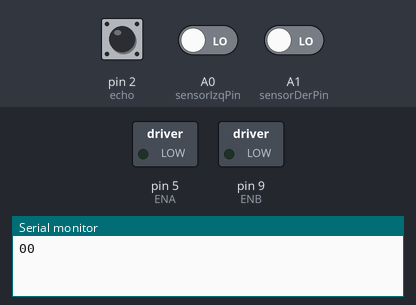
Bench run of a sketch on a simulated Arduino Uno, built with avr-gcc and run on an emulated ATmega328P. Shown: switched loads named in the sketch (green lamp = pin HIGH), the last lines printed to the serial monitor. Inputs (shaded band) come from the test bench; at power-on: pin 2 (echo) LOW, A0 (sensorIzqPin) LOW, A1 (sensorDerPin) LOW. Pins used as bus, display or sensor lines are not drawn.

Above: at 0.1 s.
At 1.2 s:
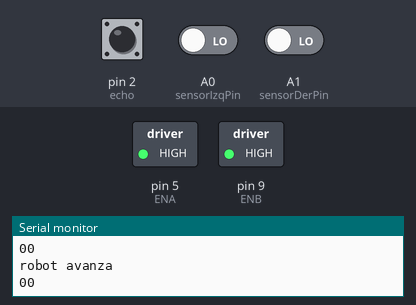
1.3 s: pin 2 (echo) pulsed HIGH 2 times (0.12 s each, 0.3 s apart)
Timing chart, 0 to 4.3 s (numbered marks = the images above; inputs shaded):
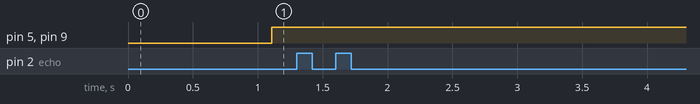

The sketch:

sumo_robot_sin_Seguidor.ino
```cpp
// Definición de variables y constantes relacionadas con el motor izquierdo
const int IN1 = 7;  // Pin digital 13 para controlar sentido giro motor izquierdo
const int IN2 = 6;  // Pin digital 12 para controlar sentido giro motor izquierdo
const int ENA = 5;

#define trig 3
#define echo 2

long duration, distance;

// Definición de variables y constantes relacionadas con el motor derecho
const int IN3 = 11;  // Pin digital 11 para controlar sentido giro motor izquierdo
const int IN4 = 10;  // Pin digital 10 para controlar sentido giro motor izquierdo
const int ENB = 9;

const int vel = 255;


// Definición de variables y constantes relacionadas con los sensores IR
int lecturaSensorIzq; // Almacena el valor de la lectura del sensor izquierdo
int lecturaSensorDer; // Almacena el valor de la lectura del sensor derecho
const int sensorIzqPin = A0; // El sensor izq irá conectado al pin analógico A0
const int sensorDerPin = A1; // El sensor derecho irá conectado al pin analógico A1

void lecturaSensorIR()
{
  lecturaSensorIzq = digitalRead(sensorIzqPin); // Almacena la lectura del sensor izquierdo
  lecturaSensorDer = digitalRead(sensorDerPin); // Almacena la lectura del sensor derecho
  Serial.print(lecturaSensorIzq);
  Serial.println(lecturaSensorDer);

  digitalWrite(trig, LOW);

  delay(2);

  digitalWrite(trig, HIGH);

  delay(5);

  digitalWrite(trig, LOW);

  duration = pulseIn(echo, HIGH);

  distance = (duration/2)*0.0343;

  delay(100);
}

void setup() {
  // put your setup code here, to run once:
  pinMode( sensorIzqPin  , INPUT) ;
  pinMode( sensorDerPin  , INPUT) ;
  Serial.begin(9600); // Se inicia el puerto de comunicaciones en serie
  pinMode(trig, OUTPUT);
  pinMode(echo, INPUT);
}

void loop() {
  // put your main code here, to run repeatedly:
   lecturaSensorIR(); // Se lee el valor de los sensores IR
  // Se analiza el resultado de los sensores para hacer que el robot siga la línea negra

   // Si el resultado de ambos sensores es 0 (zona blanca) el robot sigue se para
  if( distance < 10)
  {
   Serial.println("robot avanza");
   //robotAvance();
    digitalWrite (IN1, HIGH);
    digitalWrite (IN2, LOW);
    analogWrite (ENA, vel);

    digitalWrite (IN3, HIGH);
    digitalWrite (IN4, LOW);
    analogWrite (ENB, vel);

  }

  if(distance > 9)
  {
    Serial.println("robot buscando enemigo");
   //robotAvance();
    digitalWrite (IN1, HIGH);
    digitalWrite (IN2, LOW);
    analogWrite (ENA, vel);

    digitalWrite (IN3, LOW);
    digitalWrite (IN4, LOW);
    analogWrite (ENB, vel);

  }
  /*
  // Si el izquierdo retorna 0 (zona blanca) y el derecho 1 (negra) el robot gira derecha
  if (lecturaSensorIzq == 0 &&  lecturaSensorDer == 1 && distance > 15)
  {
    Serial.println("robot der");
    Serial.println("robot buscando enemigo");
    //robotDerecha();
    //  Motor izquierdo
    // Se activa el motor izquierdo
    digitalWrite (IN1, HIGH);
    digitalWrite (IN2, LOW);
    analogWrite (ENA, vel); //Velocidad motor A

    // Motor derecho
    // Se para el motor derecho
    digitalWrite (IN3, LOW);
    digitalWrite (IN4, LOW);
    analogWrite (ENB, vel); //Velocidad motor A
     // El robot gira a la derecha

  }

  // Si el izquierdo retorna 0 (zona blanca) y el derecho 1 (negra) el robot gira derecha
  if (lecturaSensorIzq == 1 &&  lecturaSensorDer == 0 && distance > 15)
  {
    Serial.println("robot izq");
    Serial.println("robot buscando enemigo");
    //robotDerecha();
    //  Motor izquierdo
  // Se activa el motor izquierdo
  digitalWrite (IN1, HIGH);
  digitalWrite (IN2, LOW);
  analogWrite (ENA, vel); //Velocidad motor A

  // Motor derecho
  // Se para el motor derecho
  digitalWrite (IN3, LOW);
  digitalWrite (IN4, LOW);
  analogWrite (ENB, vel); //Velocidad motor A
     // El robot gira a la derecha

  }

  // Si ambos sensores retornan 1 (zona negra) el robot sigue recto
  if (lecturaSensorIzq == 1 && lecturaSensorDer == 1 )
  {

    Serial.println("robot atras");
   //robotAvance();
    digitalWrite (IN1, LOW);
    digitalWrite (IN2, HIGH);
    analogWrite (ENA, vel);

    digitalWrite (IN3, LOW);
    digitalWrite (IN4, HIGH);
    analogWrite (ENB, vel);

  }
  */
}
```
